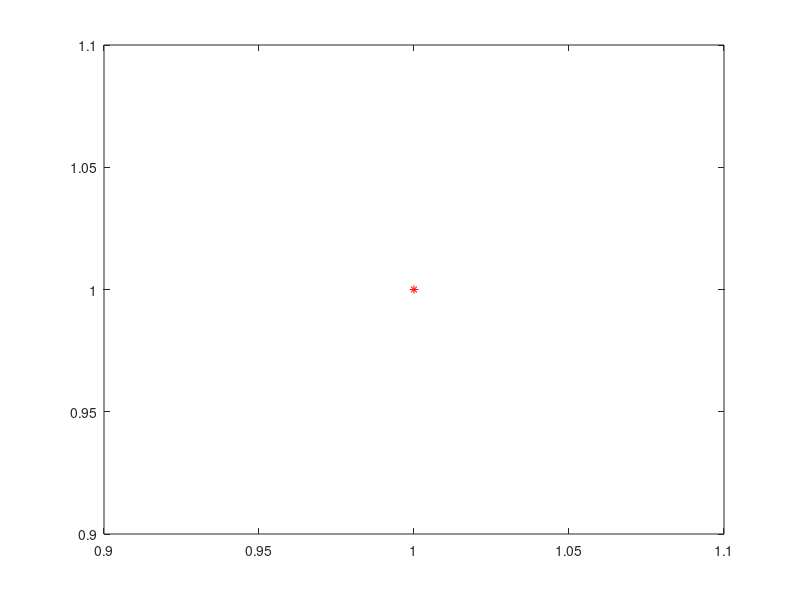
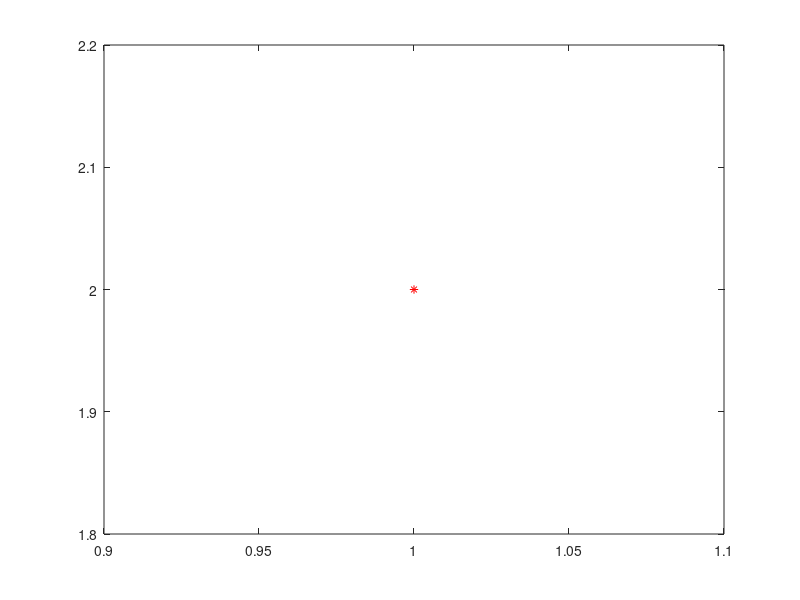
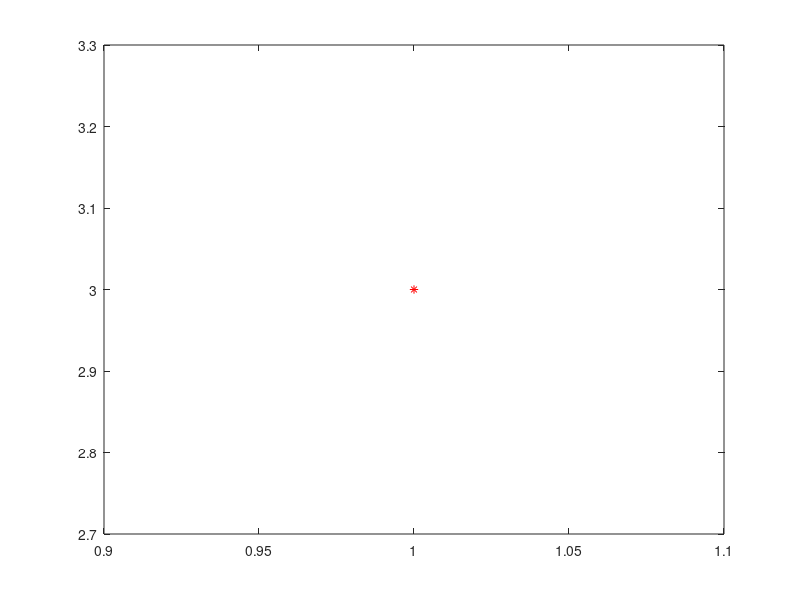
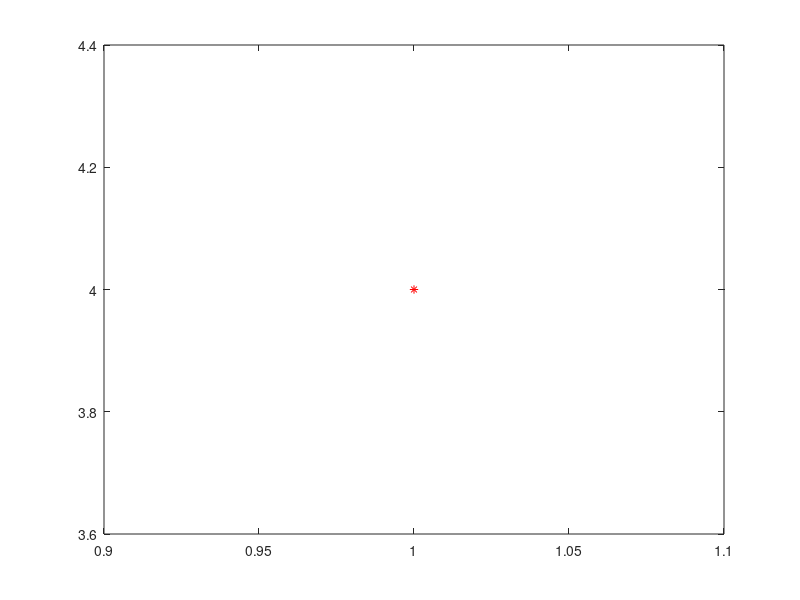

Source code (MATLAB) for these figures, in order:
% clear all;
% close all;
% a = 1:5;
% b = 1:5;
% for i=1:5
%     for j=1:5
%     figure()
%     plot(a(i),b(j),'*r')
%     saveas(gcf,sprintf('FIG%d.png',i))
% end

clear all;
close all;
a = 1:5;
b = 1:5;
counter=0;
for i=1:5
    for j=1:5
    figure()
    plot(a(i),b(j),'*r')
    counter = counter+1;
    saveas(gcf,strcat('case1_',num2str(counter),'.png'));
    end
end
